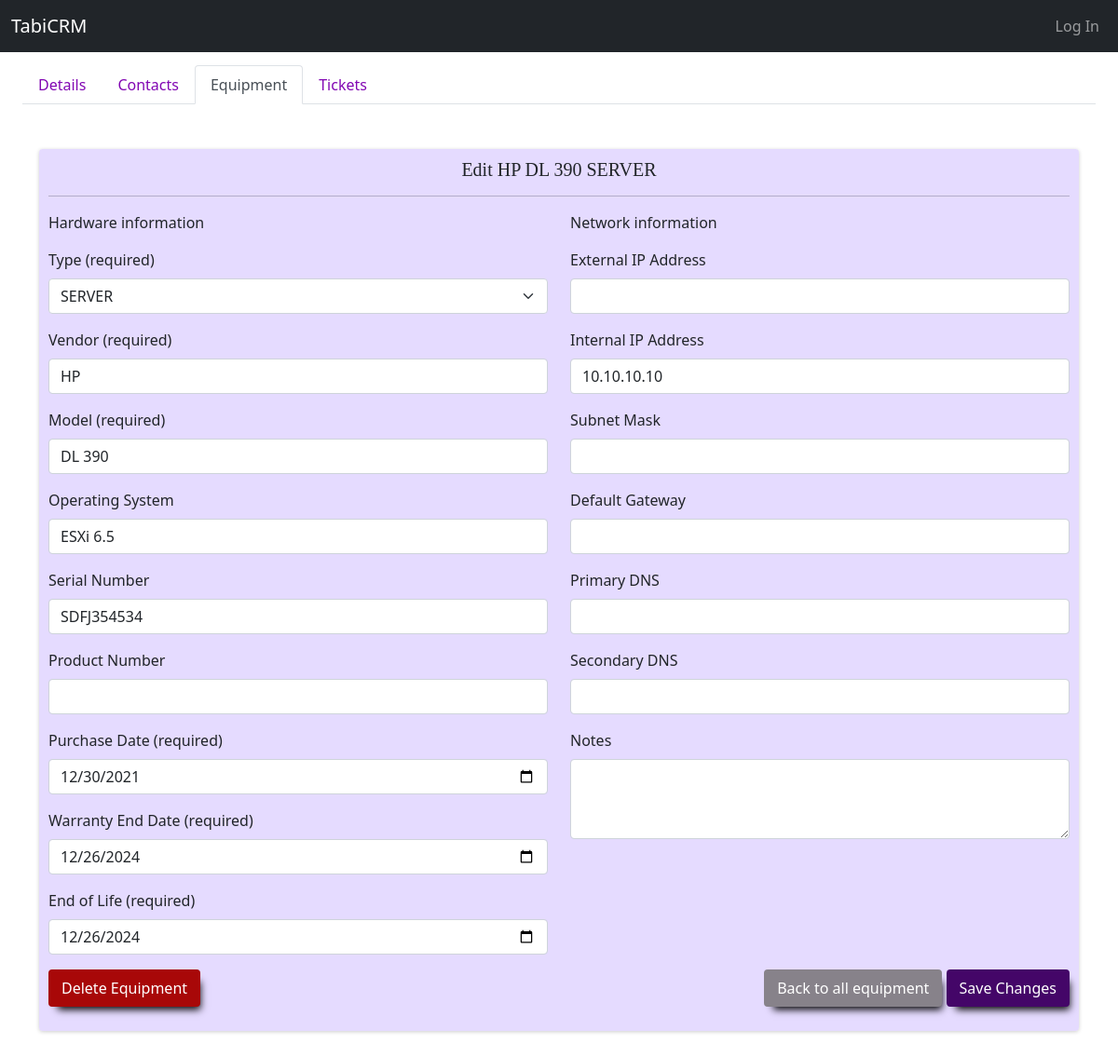
The page /full_edit_equipment/1 on the database as committed earlier.
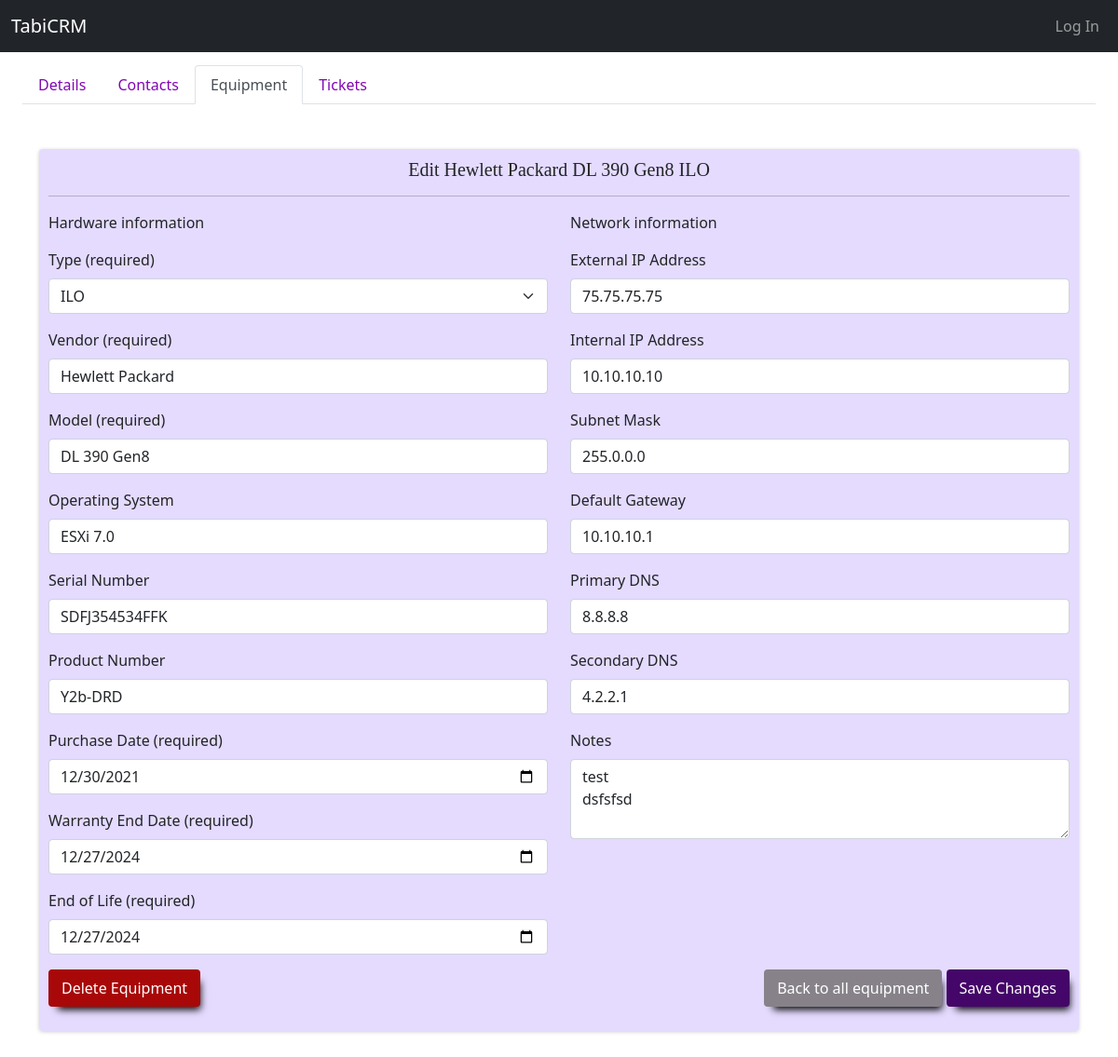
The same page on the database as committed later.
### tabicrm/models.py (models this page shows, shortened)
class Equipment(models.Model):
    SERVER = 'SERVER'
    ILO = 'ILO'
    UPS = 'UPS'
    ROUTER = 'ROUTER'
    SWITCH = 'SWITCH'
    WAP = 'WAP'
    MODEM = 'MODEM'
    DESKTOP = 'DESKTOP'
    LAPTOP = 'LAPTOP'
    PRINTER = 'PRINTER'
    IP_PHONE = 'IP_PHONE'
    RECEIPTER = 'RECEIPTER'
    PRINT_SERVER = 'PRINT_SERVER'
    TABLET = 'TABLET'
    CELL_PHONE = 'CELL_PHONE'
    OTHER = 'OTHER'
    TYPE_CHOICES = [
        (SERVER,'SERVER'),
        (ILO, 'ILO'),
        (UPS, 'UPS'),
        (ROUTER,'ROUTER'),
        (SWITCH,'SWITCH'),
        (WAP, 'WAP'),
        (MODEM,'MODEM'),
        (DESKTOP,'DESKTOP'),
        (LAPTOP,'LAPTOP'),
        (PRINTER, 'PRINTER'),
        (IP_PHONE,'IP_PHONE'),
        (RECEIPTER,'RECEIPTER'),
        (PRINT_SERVER, 'PRINT_SERVER'),
        (TABLET,'TABLET'),
        (CELL_PHONE,'CELL_PHONE'),
        (OTHER, 'OTHER')
    ]
    id = models.AutoField(primary_key=True)
    customer = models.ForeignKey(Customer, on_delete=CASCADE, related_name="customer_equipment")
    type =  models.CharField(max_length=255, choices=TYPE_CHOICES, default=SERVER)
    vendor = models.CharField(max_length=255)
    model = models.CharField(max_length=255)
    os_version = models.CharField(max_length=255, blank=True, null=True)
    purchase_date = models.DateField(default=timezone.now)
    warranty_end_date = models.DateField(default=default_three_year)
    end_of_life = models.DateField(default=default_three_year)
    internal_ip_address = models.CharField(max_length=255, blank=True, null=True)
    external_ip_address = models.CharField(max_length=255, blank=True, null=True)
    subnet_mask = models.CharField(max_length=255, blank=True, null=True)
    default_gateway = models.CharField(max_length=255, blank=True, null=True)
    primary_dns = models.CharField(max_length=255, blank=True, null=True)
    secondary_dns = models.CharField(max_length=255, blank=True, null=True)
    serial_number = models.CharField(max_length=255, blank=True, null=True)
    product_number = models.CharField(max_length=255, blank=True, null=True)
    notes = models.TextField(blank=True, null=True)
    added_by = models.ForeignKey(User, on_delete=SET_NULL, related_name="equipment_addedby", blank=True, null=True)
    updated_by = models.ForeignKey(User, on_delete=SET_NULL, related_name="equipment_updatedon", blank=True, null=True)
    created_on = models.DateTimeField(auto_now_add=True)
    updated_on = models.DateTimeField(auto_now=True)

### tabicrm/views/equipment.py (the view, shortened to what this page needs)
# urls.py: path("full_edit_equipment/<int:equipmentId>", views.full_edit_equipment, name="full_edit_equipment"),
def full_edit_equipment(request, equipmentId):
    if request.method == "GET":
        equipment = Equipment.objects.get(id = equipmentId)
        customer = equipment.customer
        editEquipmentForm = forms.NewEquipmentForm(initial={
            'type': equipment.type,
            'vendor':equipment.vendor,
            'model':equipment.model,
            'os_version':equipment.os_version,
            'pruchase_date':equipment.purchase_date,
            'warranty_end_date':equipment.warranty_end_date,
            'end_of_life':equipment.end_of_life,
            'internal_ip_address':equipment.internal_ip_address,
            'external_ip_address':equipment.external_ip_address,
            'subnet_mask':equipment.subnet_mask,
            'default_gateway':equipment.default_gateway,
            'primary_dns':equipment.primary_dns,
            'secondary_dns':equipment.secondary_dns,
            'serial_number':equipment.serial_number,
            'product_number':equipment.product_number,
            'notes': equipment.notes
        })
        return render(request, "tabicrm/full_forms/full_edit_equipment.html", {
            "editEquipmentForm": editEquipmentForm,
            'customer_name': customer.name,
            'customer_id': customer.id,
            'customer':customer,
            'equipment': equipment,
            'cust_equipment': True
        })

### tabicrm/models.py (called while the page is built)
def default_three_year():
    return timezone.now() + timezone.timedelta(days=1095)

### tabicrm/templates/tabicrm/full_forms/full_edit_equipment.html (shortened to what the changed rows need)
{% extends "tabicrm/layout.html" %}
{% load static %}
{% load humanize %}
{% block body %}
<div class="container-fluid mt-2">
    <div class="container">
        <div class="form-background mb-5 mt-5">
            <h5 class="text-center baskerville-font mb-3">Edit {{equipment.vendor}} {{equipment.model}}
                {{equipment.type}}</h5>
            <hr>
            <form action="{% url 'full_edit_equipment' equipment.id%}" method="POST" enctype="multipart/form-data">
                <div class="row">
                    <div class="col-12 col-lg-6">
                        <div class="mb-3">
                            <label for="type" class="form-label">Type (required)</label>
                            {{editEquipmentForm.type}}
                        </div>
                        <div class="mb-3">
                            <label for="vendor" class="form-label">Vendor (required)</label>
                            {{editEquipmentForm.vendor}}
                        </div>
                        <div class="mb-3">
                            <label for="model" class="form-label">Model (required)</label>
                            {{editEquipmentForm.model}}
                        </div>
                        <div class="mb-3">
                            <label for="os_version" class="form-label">Operating System</label>
                            {{editEquipmentForm.os_version}}
                        </div>
                        <div class="mb-3">
                            <label for="serial_number" class="form-label">Serial Number</label>
                            {{editEquipmentForm.serial_number}}
                        </div>
                        <div class="mb-3">
                            <label for="product_number" class="form-label">Product Number</label>
                            {{editEquipmentForm.product_number}}
                        </div>
                        <div class="mb-3">
                            <label for="purchase_date" class="form-label">Purchase Date (required)</label>
                            {{editEquipmentForm.purchase_date}}
                        </div>
                        <div class="mb-3">
                            <label for="warranty_end_date" class="form-label">Warranty End Date
                                (required)</label>
                            {{editEquipmentForm.warranty_end_date}}
                        </div>
                        <div class="mb-3">
                            <label for="warranty_end_date" class="form-label">End of Life (required)</label>
                            {{editEquipmentForm.end_of_life}}
                        </div>
                    </div>
                    <div class="col-12 col-lg-6">
                        <div class="mb-3">
                            <label for="external_ip_address" class="form-label">External IP Address</label>
                            {{editEquipmentForm.external_ip_address}}
                        </div>
                        <div class="mb-3">
                            <label for="internal_ip_address" class="form-label">Internal IP Address</label>
                            {{editEquipmentForm.internal_ip_address}}
                        </div>
                        <div class="mb-3">
                            <label for="subnet_mask" class="form-label">Subnet Mask</label>
                            {{editEquipmentForm.subnet_mask}}
                        </div>
                        <div class="mb-3">
                            <label for="default_gateway" class="form-label">Default Gateway</label>
                            {{editEquipmentForm.default_gateway}}
                        </div>
                        <div class="mb-3">
                            <label for="primary_dns" class="form-label">Primary DNS</label>
                            {{editEquipmentForm.primary_dns}}
                        </div>
                        <div class="mb-3">
                            <label for="secondary_dns" class="form-label">Secondary DNS</label>
                            {{editEquipmentForm.secondary_dns}}
                        </div>
                        <div class="mb-3">
                            <label for="notes" class="form-label">Notes</label>
                            {{editEquipmentForm.notes}}
                        </div>
                    </div>
                </div>
                <div class="mb-3">
                </div>
            </form>
        </div>
    </div>
</div>
{% endblock %}

Rows that differ between the two databases and show on the page:
changed Equipment: vendor "HP" → "Hewlett Packard"; model "DL 390" → "DL 390 Gen8"; type "SERVER" → "ILO"; os_version "ESXi 6.5" → "ESXi 7.0"; serial_number "SDFJ354534" → "SDFJ354534FFK"; product_number (not shown) → "Y2b-DRD"; warranty_end_date "12/26/2024" → "12/27/2024"; end_of_life "12/26/2024" → "12/27/2024"; external_ip_address (not shown) → "75.75.75.75"; subnet_mask (not shown) → "255.0.0.0"; default_gateway (not shown) → "10.10.10.1"; primary_dns (not shown) → "8.8.8.8"; secondary_dns (not shown) → "4.2.2.1"; notes (not shown) → "test dsfsfsd"
